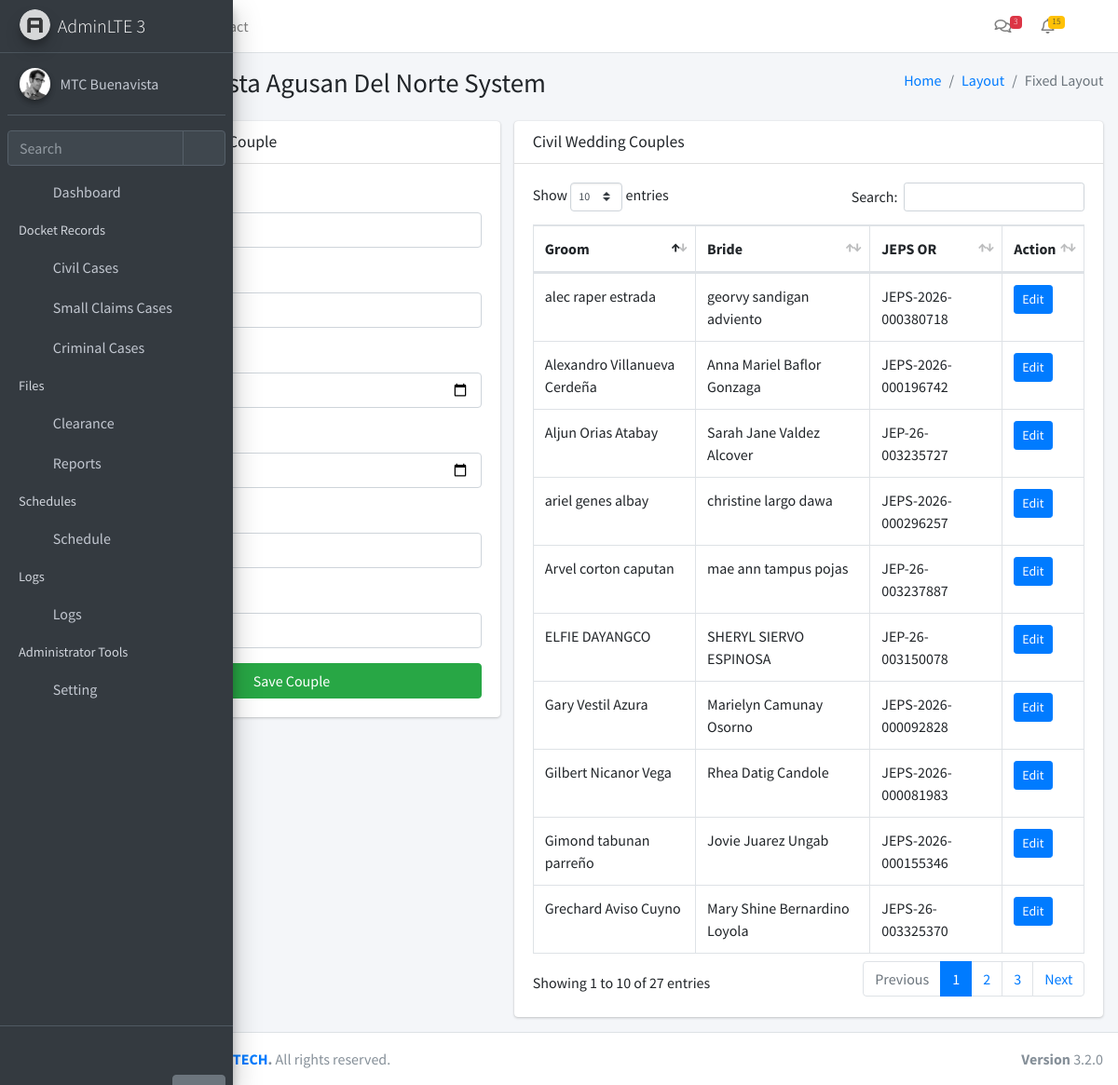
/wedding/ (signed in), run on an earlier commit of the app's database.
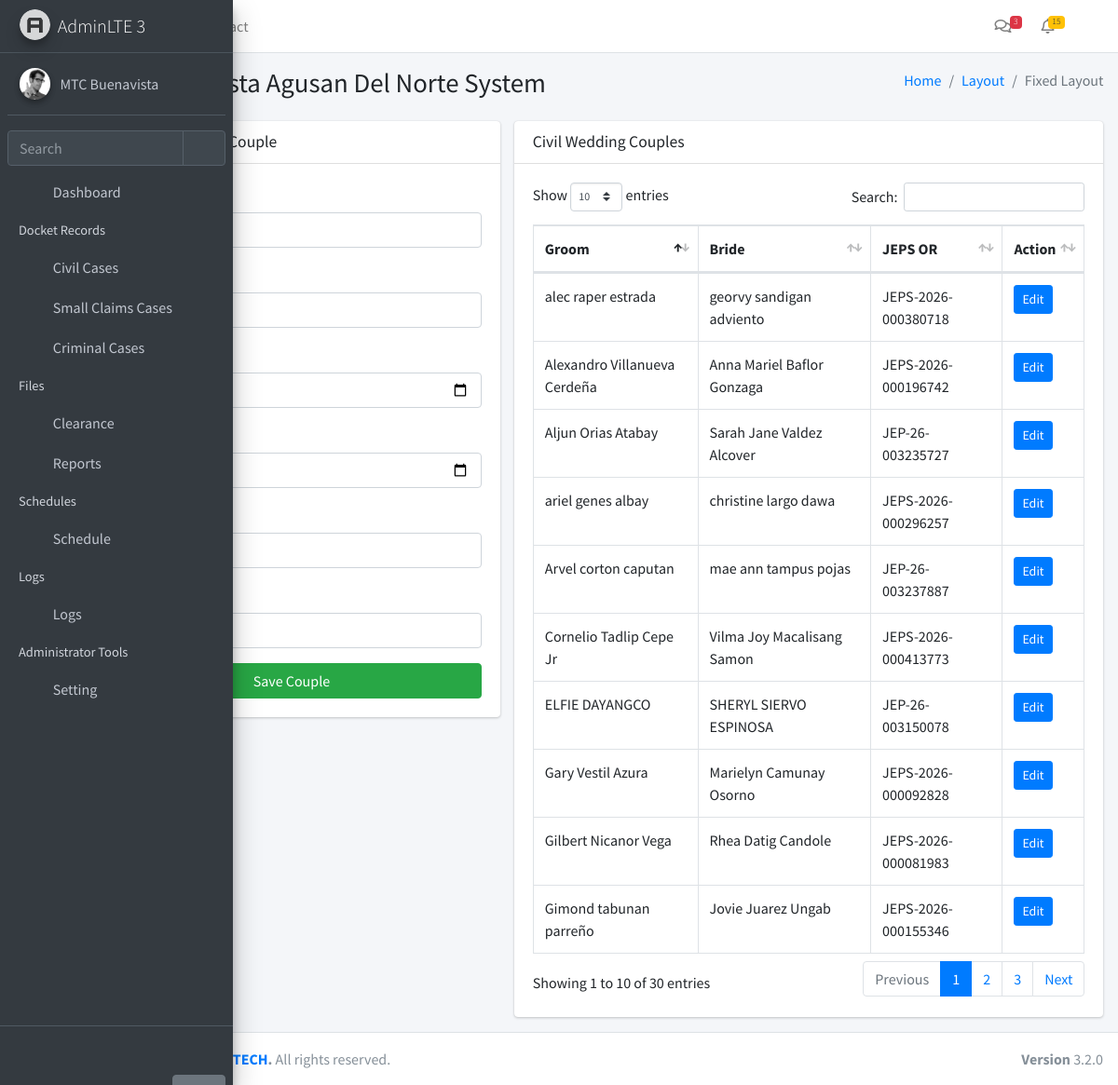
And on a later commit of the database.
### app/models.py (models this page shows)
class Module(db.Model):
    __tablename__ = 'modules'
    id = db.Column(db.Integer, primary_key=True)
    name = db.Column(db.String(255), nullable=False)
    icon = db.Column(db.String(255), nullable=False)
    description = db.Column(db.Text, nullable=True)
    url = db.Column(db.String(255), nullable=True)
    created_at = db.Column(db.DateTime, default=datetime.utcnow)
    updated_at = db.Column(db.DateTime, default=datetime.utcnow, onupdate=datetime.utcnow)

class CivilWedding(db.Model):
    __tablename__ = 'civil_wedding'
    id = db.Column(db.Integer, primary_key=True)
    groom = db.Column(db.String(255), nullable=False)
    bride = db.Column(db.String(255), nullable=False)
    bday_groom = db.Column(db.Date, nullable=True)
    bday_bride = db.Column(db.Date, nullable=True)
    schedule_id = db.Column(db.Integer, db.ForeignKey('schedule_master.id'), nullable=True, unique=True)
    jeeps_or = db.Column(db.String(255), nullable=True)
    contact_no = db.Column(db.String(50), nullable=True)
    register_no = db.Column(db.String(100), nullable=True)
    claim_by = db.Column(db.JSON, nullable=True)
    created_at = db.Column(db.DateTime, default=datetime.utcnow)
    updated_at = db.Column(db.DateTime, default=datetime.utcnow, onupdate=datetime.utcnow)
    schedule = db.relationship('ScheduleMaster', backref='wedding', uselist=False)

### app/routes/wedding.py (the view)
@wedding_bp.route('/')
@login_required
@require_module(17)
def wed_index():
    WeddingRecords = CivilWedding.query.all()
    return render_template(
        "wedding/index.html",
        WeddingRecords=WeddingRecords,
    )

### app/__init__.py (called while the page is built)
def create_app():
    app = Flask(__name__)
    app.config.from_object(Config)
    db.init_app(app)
    login_manager.init_app(app)
    login_manager.login_view = 'auth.login'
    from app.models import User, Setting, Module
    @login_manager.user_loader
    def load_user(user_id):
        return User.query.get(int(user_id))
    @app.context_processor
    def inject_globals():
        modules = Module.query.all()
        user_modules = []
        if current_user.is_authenticated and current_user.role:
            user_modules = current_user.role.modules
        settings = {s.function_desc: s.function for s in Setting.query.all()}
        return dict(modules=modules, user_modules=user_modules, settings=settings)
    from app.routes import blueprints
    for bp in blueprints:
        app.register_blueprint(bp)
    with app.app_context():
        db.create_all()
    return app

### app/templates/wedding/index.html (shortened to what this page needs)
{% extends "layouts/layout1.html" %}
{% block content %}
<section class="col-lg-5 connectedSortable">
	<div class="card">
		<div class="card-header">
			<h3 class="card-title">Add Civil Wedding Couple</h3>
		</div>
		<div class="card-body">
			<form id="addWeddingForm">
				<div class="form-group">
					<label>Groom</label>
					<input type="text" name="groom" class="form-control" required>
				</div>
				<div class="form-group">
					<label>Bride</label>
					<input type="text" name="bride" class="form-control" required>
				</div>
				<div class="form-group">
					<label>Groom Birthday</label>
					<input type="date" name="bday_groom" class="form-control">
				</div>
				<div class="form-group">
					<label>Bride Birthday</label>
					<input type="date" name="bday_bride" class="form-control">
				</div>
				<div class="form-group">
					<label>Contact No.</label>
					<input type="text" name="contact_no" class="form-control">
				</div>
				<div class="form-group">
					<label>JEPS OR.</label>
					<input type="text" name="jeps_or" class="form-control">
				</div>
				<button type="submit" class="btn btn-success btn-block">
					Save Couple
				</button>
			</form>
		</div>
	</div>
</section>
<section class="col-lg-7 connectedSortable">
	<div class="card">
		<div class="card-header">
			<h3 class="card-title">Civil Wedding Couples</h3>
		</div>
		<div class="card-body">
			<table id="weddingTable" class="table table-bordered table-hover">
				<thead>
					<tr>
						<th>Groom</th>
						<th>Bride</th>
						<th>JEPS OR</th>
						<th>Action</th>
					</tr>
				</thead>
				<tbody>
					{% for w in WeddingRecords %}
					<tr>
						<td>{{ w.groom }}</td>
						<td>{{ w.bride }}</td>
						<td>{{ w.jeeps_or }}</td>
						<td>
							<button class="btn btn-primary btn-sm assignBtn"
							data-id="{{ w.id }}"
							data-rno="{{ w.register_no }}"
							data-groom="{{ w.groom }}"
							data-groombday="{{ w.bday_groom }}"
							data-bride="{{ w.bride }}"
							data-bridebday="{{ w.bday_bride }}"
							data-contact="{{ w.contact_no }}"
							data-jeps="{{ w.jeeps_or }}"
							data-claim="{{ w.claim_by }}">
							Edit
						</button>
					</td>
				</tr>
				{% endfor %}
			</tbody>
		</table>
	</div>
</div>
</section>
{% endblock %}

### app/templates/layouts/layout1.html (shortened to what this page needs)
<!DOCTYPE html>
<html lang="en">
<head>
<link rel="stylesheet" href="{{ url_for('static', filename='plugins/fontawesome-free/css/all.min.css') }}">
<link rel="stylesheet" href="{{ url_for('static', filename='dist/css/adminlte.min.css') }}">
  <link rel="stylesheet" href="{{ url_for('static', filename='plugins/overlayScrollbars/css/OverlayScrollbars.min.css') }}">
<link rel="stylesheet" href="{{ url_for('static', filename='plugins/sweetalert2-theme-bootstrap-4/bootstrap-4.min.css') }}">
<link rel="stylesheet" href="{{ url_for('static', filename='plugins/toastr/toastr.min.css') }}">
<link rel="stylesheet" href="{{ url_for('static', filename='plugins/datatables-bs4/css/dataTables.bootstrap4.min.css') }}">
<link rel="stylesheet" href="{{ url_for('static', filename='plugins/datatables-responsive/css/responsive.bootstrap4.min.css') }}">
<link rel="stylesheet" href="{{ url_for('static', filename='plugins/datatables-buttons/css/buttons.bootstrap4.min.css') }}">
<link href="{{ url_for('static', filename='plugins/select2/css/select2.min.css') }}" rel="stylesheet" />
</head>
<body class="hold-transition sidebar-mini layout-fixed sidebar-collapse">
<div class="wrapper">
  <nav class="main-header navbar navbar-expand navbar-white navbar-light">
    <ul class="navbar-nav">
      <li class="nav-item">
        <a class="nav-link" data-widget="pushmenu" href="#" role="button"></a>
      </li>
      <li class="nav-item d-none d-sm-inline-block">
        <a href="../../index3.html" class="nav-link">Home</a>
      </li>
      <li class="nav-item d-none d-sm-inline-block">
        <a href="#" class="nav-link">Contact</a>
      </li>
    </ul>
    <ul class="navbar-nav ml-auto">
<li class="nav-item">
  <a class="nav-link" data-widget="navbar-search" href="#" role="button">
    <i class="fas fa-search"></i>
  </a>
</li>
      <li class="nav-item dropdown">
        <a class="nav-link" data-toggle="dropdown" href="#">
          <i class="far fa-comments"></i>
          <span class="badge badge-danger navbar-badge">3</span>
        </a>
      </li>
      <li class="nav-item dropdown">
        <a class="nav-link" data-toggle="dropdown" href="#">
          <span class="badge badge-warning navbar-badge">15</span>
        </a>
      </li>
      <li class="nav-item">
        <a class="nav-link" data-widget="fullscreen" href="#" role="button">
          <i class="fas fa-expand-arrows-alt"></i>
        </a>
      </li>
    </ul>
  </nav>
  <aside class="main-sidebar main-sidebar-custom sidebar-dark-primary elevation-4">
    <a href="../../index3.html" class="brand-link">
      <img src="{{ url_for('static', filename='/dist/img/AdminLTELogo.png')}}" alt="AdminLTE Logo" class="brand-image img-circle elevation-3" style="opacity: .8">
      <span class="brand-text font-weight-light">AdminLTE 3</span>
    </a>
    <div class="sidebar">
      <div class="user-panel mt-3 pb-3 mb-3 d-flex">
        <div class="image">
          <img src="{{ url_for('static', filename='dist/img/user2-160x160.jpg')}}" class="img-circle elevation-2" alt="User Image">
        </div>
        <div class="info">
          <a href="#" class="d-block">MTC Buenavista</a>
        </div>
      </div>
      <div class="form-inline">
        <div class="input-group" data-widget="sidebar-search">
          <input class="form-control form-control-sidebar" type="search" placeholder="Search" aria-label="Search">
          <div class="input-group-append">
            <button class="btn btn-sidebar">
              <i class="fas fa-search fa-fw"></i>
            </button>
          </div>
        </div>
      </div>
{% include 'layouts/partials/navbar.html' %}
    </div>
    <div class="sidebar-custom">
      <a href="{{ url_for('auth.logout') }}" class="btn btn-link"><i class="fas fa-cogs"></i></a>
      <a href="#" class="btn btn-secondary hide-on-collapse pos-right">Help</a>
    </div>
  </aside>
  <div class="content-wrapper">
    <section class="content-header">
      <div class="container-fluid">
        <div class="row mb-2">
          <div class="col-sm-6">
            <h1>MTC Buenavista Agusan Del Norte System</h1>
          </div>
          <div class="col-sm-6">
            <ol class="breadcrumb float-sm-right">
              <li class="breadcrumb-item"><a href="#">Home</a></li>
              <li class="breadcrumb-item"><a href="#">Layout</a></li>
              <li class="breadcrumb-item active">Fixed Layout</li>
            </ol>
          </div>
        </div>
      </div>
    </section>
    <section class="content">
      <div class="container-fluid">
        <div class="row">
          {% block content %}{% endblock %}
        </div>
      </div>
    </section>
  </div>
  <footer class="main-footer">
    <div class="float-right d-none d-sm-block">
      <b>Version</b> 3.2.0
    </div>
<strong>Copyright &copy; 2025 <a href="https://www.facebook.com/profile.php?id=61572728822378">MGX TECH</a>.</strong> All rights reserved.
  </footer>
</div>
</body>
</html>

### app/templates/layouts/partials/navbar.html (shortened to what this page needs)
<nav class="mt-2">
  <ul class="nav nav-pills nav-sidebar flex-column nav-child-indent" data-widget="treeview" role="menu" data-accordion="false">
    <li class="nav-item">
      <a href="/dashboard" class="nav-link">
        <i class="nav-icon fas fa-tachometer-alt"></i>
        <p>Dashboard</p>
      </a>
    </li>
{% if user_modules %}
  <li class="nav-header">Docket Records</li>
  {% set standalone_modules = modules
    | selectattr('id', 'in', user_modules)
    | selectattr('id', 'in', [6,7,9,10])
    | list %}
  {% for m in standalone_modules %}
    <li class="nav-item">
      <a href="/{{ m.url }}" class="nav-link">
        <i class="nav-icon fa {{ m.icon }}"></i>
        <p>{{ m.name }}</p>
      </a>
    </li>
  {% endfor %}
{% endif %}
{% set cert_modules = modules
  | selectattr('id', 'in', user_modules)
  | selectattr('id', 'in', [5,16])
  | list %}
{% if cert_modules %}
  <li class="nav-header">Files</li>
   {% for m in cert_modules %}
        <li class="nav-item">
          <a href="/{{ m.url }}" class="nav-link">
            <i class="nav-icon fa {{ m.icon }}"></i>
            <p>{{ m.name }}</p>
          </a>
        </li>
      {% endfor %}
{% endif %}
{% set sched_modules = modules
  | selectattr('id', 'in', user_modules)
  | selectattr('id', 'in', [11,12])
  | list %}
{% if sched_modules %}
  <li class="nav-header">Schedules</li>
  <li class="nav-item {% if request.path in ['/schedule/court', '/schedule/wedding'] %}menu-is-opening menu-open{% endif %}">
    <a href="#" class="nav-link {% if request.path in ['/schedule/court', '/schedule/wedding'] %}active{% endif %}">
      <i class="nav-icon fas fa-calendar-alt"></i>
      <p>
        Schedule
        <i class="right fas fa-angle-left"></i>
      </p>
    </a>
  </li>
{% endif %}
{% set logs_modules = modules
  | selectattr('id', 'in', user_modules)
  | selectattr('id', 'in', [13,14,15])
  | list %}
{% if logs_modules %}
  <li class="nav-header">Logs</li>
  <li class="nav-item">
    <a href="#" class="nav-link">
      <i class="nav-icon fas fa-clipboard-list"></i>
      <p>
        Logs
        <i class="right fas fa-angle-left"></i>
      </p>
    </a>
  </li>
{% endif %}
    {% if user_modules %}
      {% set admin_modules = modules
        | selectattr('id', 'in', user_modules)
        | selectattr('id', 'in', [1,2,3,4])
        | list %}
 {% set admin_paths = ['/roles', '/users', '/modules', '/settings'] %}
{% if admin_modules %}
  <li class="nav-header">Administrator Tools</li>
  <li class="nav-item {% if request.path.rstrip('/') in admin_paths %}menu-is-opening menu-open{% endif %}">
    <a href="#"
       class="nav-link {% if request.path.rstrip('/') in admin_paths %}active{% endif %}">
      <i class="nav-icon fas fa-cogs"></i>
      <p>
        Setting
        <i class="right fas fa-angle-left"></i>
      </p>
    </a>
  </li>
{% endif %}
    {% endif %}
  </ul>
</nav>

What changed in the data, as far as the page shows it:
no longer on this page (row unchanged): CivilWedding: groom "Grechard Aviso Cuyno", bride "Mary Shine Bernardino Loyola", jeeps_or "JEPS-26-003325370"
added CivilWedding: groom "Cornelio Tadlip Cepe Jr", bride "Vilma Joy Macalisang Samon", jeeps_or "JEPS-2026-000413773"
Also different on the page:
text written by a page script: "Show entries Search: Showing 1 to 10 of 27 entries Previous 1 2 3 Next" → "Show entries Search: Showing 1 to 10 of 30 entries Previous 1 2 3 Next"
